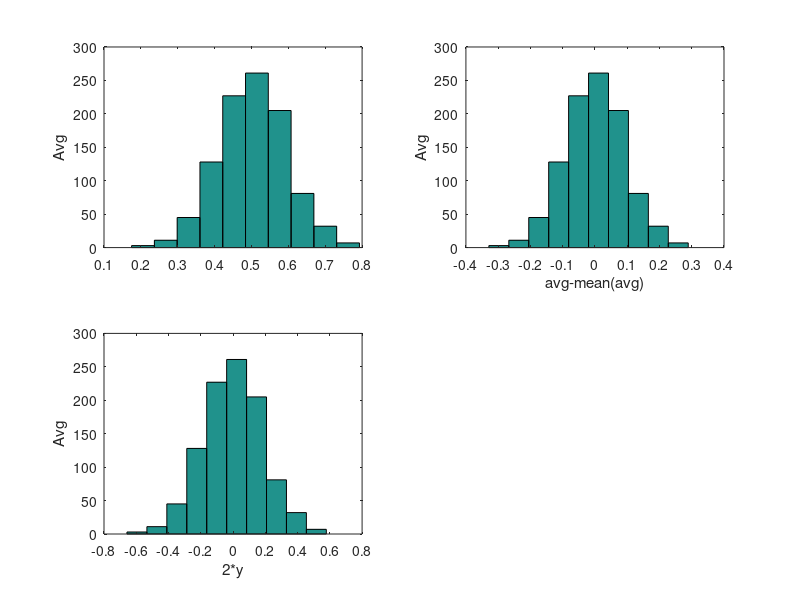

The MATLAB source for this figure:
clc;
clear all;
 close all;
 
 
 sum = 0;
 n = 1000;
 a = rand(1,n);
  b = rand(1,n);
   c = rand(1,n);
    d = rand(1,n);
     e = rand(1,n);
      f = rand(1,n);
       g = rand(1,n);
        h = rand(1,n);
         x = rand(1,n);
          y = rand(1,n);
         
sum=a+b+c+d+e+f+g+h+x+y;

avg = sum/10;
subplot(221);
hist(avg);
%xlabel('SNR');
ylabel('Avg');


y = avg-mean(avg);
subplot(222)
hist(y);
xlabel('avg-mean(avg)');ylabel('Avg');


subplot(223)
y1=2*y;
hist(y1);
xlabel('2*y');ylabel('Avg');
